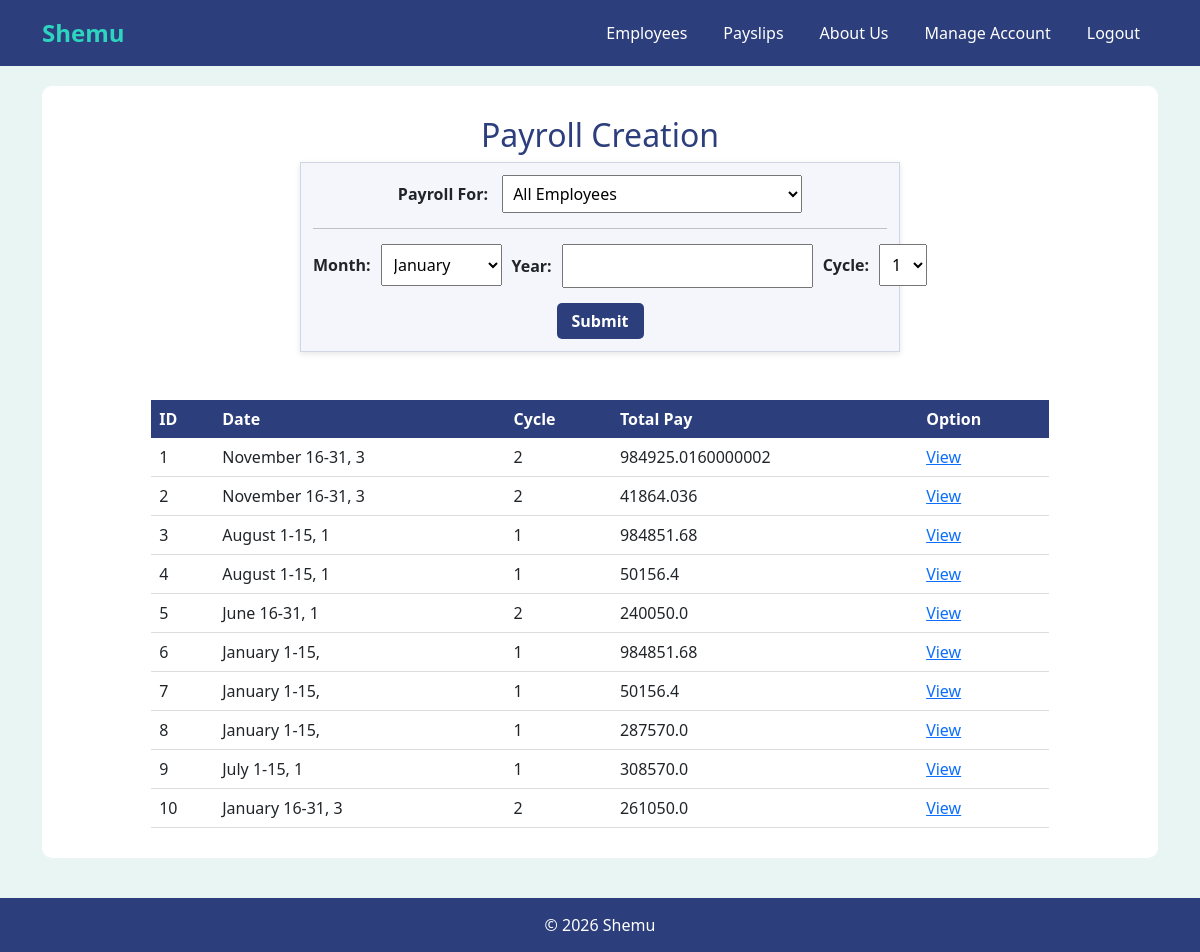
Screenshot of /payslips/2/ with the database file from the repository.
### shemuapp/models.py (models this page shows, shortened)
class Payslip(models.Model): #Payslip Attributes
    id_number = models.ForeignKey('Employee', on_delete=models.CASCADE, related_name='payslips')
    month = models.CharField(max_length=20)
    date_range = models.CharField(max_length=50)
    year = models.CharField(max_length=4)
    pay_cycle = models.IntegerField()
    rate = models.FloatField()
    earnings_allowance = models.FloatField(default=0)
    deductions_tax = models.FloatField(default=0)
    deductions_health = models.FloatField(default=0)
    pag_ibig = models.FloatField(default=0)
    sss = models.FloatField(default=0)
    overtime = models.FloatField(default=0)
    total_pay = models.FloatField()

### shemuapp/views.py (the view, shortened to what this page needs)
# urls.py: path('payslips/', views.payslips, name='payslips'),
def payslips(request, pk):
    account = get_object_or_404(Account, pk=pk)
    all_employees = Employee.objects.all()
    all_payslips = Payslip.objects.all()
    months = ['January', 'February', 'March',
              'April', 'May', 'June',
              'July', 'August', 'September',
              'October', 'November', 'December']
    return render(request, 'payslips.html', {
        'employees': all_employees,
        'payslips': all_payslips,
        'months': months,
        'pk': pk,
        'current_user': account.getUsername()
    })

### shemuapp/models.py (called while the page is built)
    def getUsername(self):
        return self.username

### shemuapp/templates/payslips.html (shortened to what this page needs)
{% extends 'base.html' %}
{% block content %}
<div style="text-align:center;">
    <h2>Payroll Creation</h2>
    <div style="
        width:600px;
        height:190px;
        margin:auto;
        padding:12px;
        background-color:#f4f6fb;
        border:1px solid #d0d7e2;
        box-shadow:0 2px 6px rgba(0,0,0,0.1);
    ">
        <form method="POST" action="{% url 'payslips' pk=pk %}">
            <div style=" text-align:center; margin-bottom:15px;">
                <label>
                    <strong>Payroll For:</strong>
                </label>
                <select name="payroll_for" style="
                    width:300px; padding:6px;
                    margin-left:10px;">
                    <option value="all">All Employees</option>
                </select>
            </div>
            <hr style="margin:15px 0;">
            <div style="
                display:flex;
                justify-content:space-between;
                gap:10px;
                margin-bottom:15px;">
                <div style="flex:1;">
                    <div style="
                        display:flex;
                        align-items:center;
                        gap:10px;">
                        <label>
                            <strong>Month:</strong>
                        </label>
                        <select name="month" style="
                            flex:1;
                            padding:8px;">
                            {% for month in months %}
                            <option value="{{ month }}">
                                {{ month }}
                            </option>
                            {% endfor %}
                        </select>
                    </div>
                </div>
                <div style="flex:1;">
                    <div style="
                        display:flex;
                        align-items:center;
                        gap:10px;">
                        <label>
                            <strong>Year:</strong>
                        </label>
                        <input type="text" name="year" style="
                            flex:1;
                            padding:8px;" required>
                    </div>
                </div>
                <div style="flex:1;">
                    <div style="
                        display:flex;
                        align-items:center;
                        gap:10px;">
                        <label>
                            <strong>Cycle:</strong>
                        </label>
                        <select name="cycle" style="
                            flex:1;
                            padding:8px;">
                            <option value="1">1</option>
                        </select>
                    </div>
                </div>
            </div>
            <div>
                <input type="submit" value="Submit" style="
                    background-color:#2c3e7b;
                    color:white;
                    border:none;
                    padding:6px 15px;
                    border-radius:5px;
                    font-weight:bold;
                    cursor:pointer;">
            </div>
        </form>
    </div>
    <br><br>
    <table cellpadding="8" style="
        margin:auto;
        border-collapse:collapse;
        width:85%;
        background-color:white;">
        <tr style="
            background-color:#2c3e7b;
            color:white;">
            <th>ID</th>
            <th>Date</th>
            <th>Cycle</th>
            <th>Total Pay</th>
            <th>Option</th>
        </tr>
        {% for payslip in payslips %}
        <tr style="
            background-color:white;
            border-bottom:1px solid #ddd;">
            <td>{{ payslip.id }}</td>
            <td>
                {{ payslip.month }}
                {{ payslip.date_range }},
                {{ payslip.year }}
            </td>
            <td>{{ payslip.pay_cycle }}</td>
            <td>{{ payslip.total_pay }}</td>
            <td>
                <a href="{% url 'view_payslip' pk=pk payslip_id=payslip.id %}"> View </a>
            </td>
        </tr>
        {% endfor %}
    </table>
</div>
{% endblock %}

### shemuapp/templates/base.html (style rules this page uses)
body { background-color: #E8F5F3; }
h2 { color: #2C3E7B; }

### rows the page displays
Payslip: id "1", month "November", date_range "16-31", year "3", pay_cycle "2", total_pay "984925.0160000002"
Payslip: id "2", month "November", date_range "16-31", year "3", pay_cycle "2", total_pay "41864.036"
Payslip: id "3", month "August", date_range "1-15", year "1", pay_cycle "1", total_pay "984851.68"
Payslip: id "4", month "August", date_range "1-15", year "1", pay_cycle "1", total_pay "50156.4"
Payslip: id "5", month "June", date_range "16-31", year "1", pay_cycle "2", total_pay "240050.0"
Payslip: id "6", month "January", date_range "1-15", pay_cycle "1", total_pay "984851.68"
Payslip: id "7", month "January", date_range "1-15", pay_cycle "1", total_pay "50156.4"
Payslip: id "8", month "January", date_range "1-15", pay_cycle "1", total_pay "287570.0"
Payslip: id "9", month "July", date_range "1-15", year "1", pay_cycle "1", total_pay "308570.0"
Payslip: id "10", month "January", date_range "16-31", year "3", pay_cycle "2", total_pay "261050.0"

### other values shown
form field month "January"
